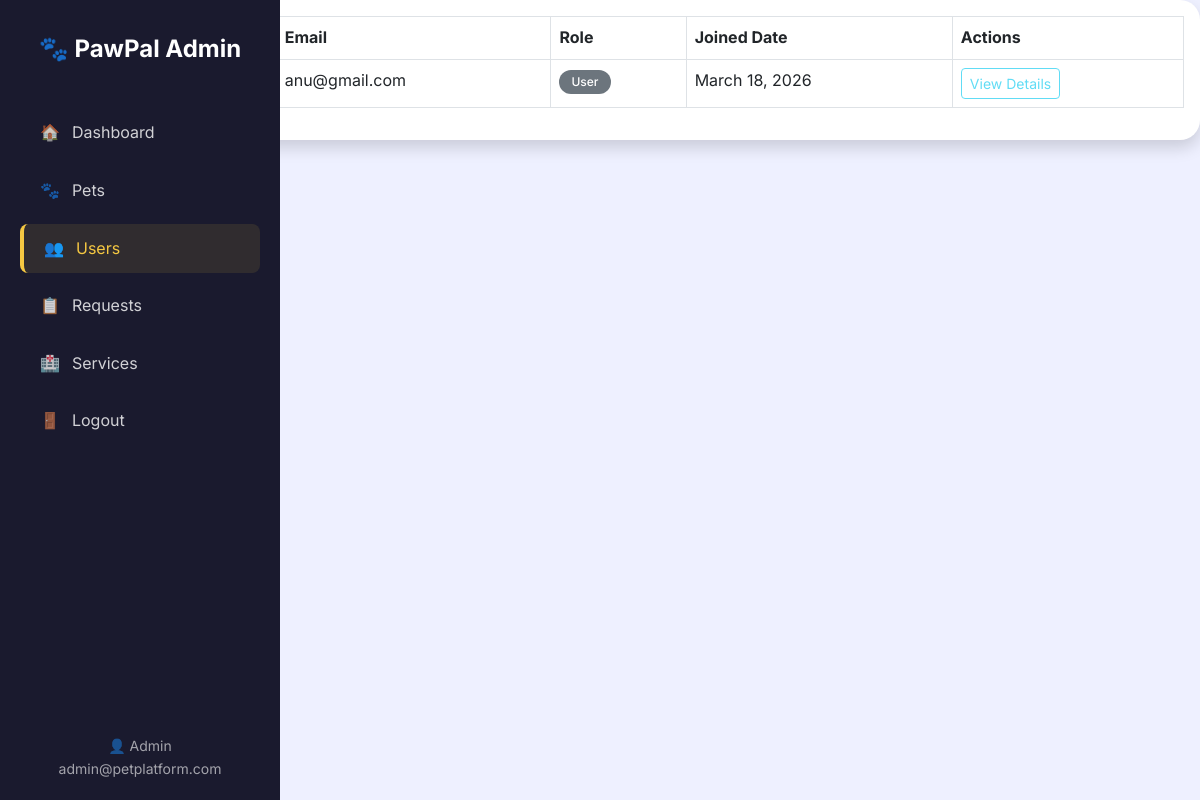
The app's page /admin/users (signed in) with its own data.
### app/models.py (models this page shows, shortened)
class User(UserMixin, db.Model):
    id = db.Column(db.Integer, primary_key=True)
    name = db.Column(db.String(100), nullable=False)
    email = db.Column(db.String(120), unique=True, nullable=False)
    password_hash = db.Column(db.String(200), nullable=False)
    role = db.Column(db.String(20), default='user')
    created_at = db.Column(db.DateTime, default=datetime.utcnow)
    adoption_requests = db.relationship('AdoptionRequest', backref='user', lazy=True)

### app/routes/admin.py (the view)
@admin.route('/users')
@login_required
@admin_required
def users():
    users = User.query.filter_by(role='user').all()
    return render_template('admin/users.html', users=users)

### app/__init__.py (called while the page is built)
@login_manager.user_loader
def load_user(user_id):
    from app.models import User
    return User.query.get(int(user_id))

### app/routes/admin.py (called while the page is built)
def admin_required(f):
    @wraps(f)
    def decorated_function(*args, **kwargs):
        if not current_user.is_authenticated or current_user.role != 'admin':
            flash('Admin access required', 'error')
            return redirect(url_for('auth.login'))
        return f(*args, **kwargs)
    return decorated_function

### app/templates/admin/users.html (shortened to what this page needs)
{% extends "admin/base.html" %}
{% block content %}
<div class="card shadow">
    <div class="card-body">
        <div class="table-responsive">
            <table class="table table-bordered">
                <thead>
                    <tr>
                        <th>ID</th>
                        <th>Name</th>
                        <th>Email</th>
                        <th>Role</th>
                        <th>Joined Date</th>
                        <th>Actions</th>
                    </tr>
                </thead>
                <tbody>
                    {% for user in users %}
                    <tr>
                        <td>{{ user.id }}</td>
                        <td>{{ user.name }}</td>
                        <td>{{ user.email }}</td>
                        <td>
                            <span class="badge bg-{{ 'primary' if user.role == 'admin' else 'secondary' }}">
                                {{ user.role.capitalize() }}
                            </span>
                        </td>
                        <td>{{ user.created_at.strftime('%B %d, %Y') }}</td>
                        <td>
                            <button class="btn btn-sm btn-outline-info" disabled>View Details</button>
                        </td>
                    </tr>
                    {% else %}
                    <tr>
                        <td colspan="6" class="text-center">No users found</td>
                    </tr>
                    {% endfor %}
                </tbody>
            </table>
        </div>
    </div>
</div>
{% endblock %}

### app/templates/admin/base.html (shortened to what this page needs)
<!DOCTYPE html>
<html lang="en">
<head>
    <link href="https://cdn.jsdelivr.net/npm/bootstrap@5.3.0/dist/css/bootstrap.min.css" rel="stylesheet">
</head>
<body>
    <div class="admin-sidebar">
        <div class="logo">🐾 PawPal Admin</div>
        <nav class="nav flex-column">
            <a href="{{ url_for('admin.dashboard') }}" class="nav-link {% if request.endpoint == 'admin.dashboard' %}active{% endif %}">
                <span>🏠</span> Dashboard
            </a>
            <a href="{{ url_for('admin.pets') }}" class="nav-link {% if request.endpoint == 'admin.pets' %}active{% endif %}">
                <span>🐾</span> Pets
            </a>
            <a href="{{ url_for('admin.users') }}" class="nav-link {% if request.endpoint == 'admin.users' %}active{% endif %}">
                <span>👥</span> Users
            </a>
            <a href="{{ url_for('admin.requests') }}" class="nav-link {% if request.endpoint == 'admin.requests' %}active{% endif %}">
                <span>📋</span> Requests
            </a>
            <a href="{{ url_for('admin.services') }}" class="nav-link {% if request.endpoint == 'admin.services' %}active{% endif %}">
                <span>🏥</span> Services
            </a>
            <a href="{{ url_for('auth.logout') }}" class="nav-link">
                <span>🚪</span> Logout
            </a>
        </nav>
        <div class="admin-footer">
            <div>👤 {{ current_user.name }}</div>
            <div>{{ current_user.email }}</div>
        </div>
    </div>
    {% block content %}{% endblock %}
</body>
</html>

### app/templates/admin/base.html (style rules this page uses)
:root { --bg-color: #EEF0FF; --primary-color: #F5C842; --primary-hover: #E5B832; --card-bg: #FFFFFF; --navbar-bg: #FFFFFF; --text-primary: #1A1A2E; --text-secondary: #6B7280; --border-color: #E5E7EB; --footer-bg: #1A1A2E; --sidebar-bg: #1A1A2E; }
body { font-family: 'Inter', sans-serif; background-color: var(--bg-color); color: var(--text-primary); font-size: 16px; line-height: 1.6; margin: 0; padding: 0; }
.admin-sidebar { background-color: var(--sidebar-bg); min-height: 100vh; position: fixed; left: 0; top: 0; width: 280px; padding: 30px 20px; z-index: 1000; }
.admin-sidebar .logo { color: white; font-size: 24px; font-weight: 700; margin-bottom: 40px; text-align: center; }
.admin-sidebar .nav-link { color: rgba(255,255,255,0.8); padding: 12px 20px; border-radius: 8px; margin-bottom: 8px; transition: all 0.3s ease; text-decoration: none; display: flex; align-items: center; }
.admin-sidebar .nav-link:hover, .admin-sidebar .nav-link.active { background-color: rgba(245, 200, 66, 0.1); color: var(--primary-color); border-left: 4px solid var(--primary-color); }
.admin-sidebar .nav-link span { margin-right: 12px; }
.admin-footer { position: absolute; bottom: 20px; left: 20px; right: 20px; color: rgba(255,255,255,0.6); font-size: 14px; text-align: center; }
.card { background-color: var(--card-bg); border: none; border-radius: 20px; box-shadow: 0 2px 12px rgba(0,0,0,0.06); transition: transform 0.3s ease, box-shadow 0.3s ease; }
.badge { padding: 6px 12px; border-radius: 20px; font-weight: 500; font-size: 12px; }

### records on screen
User: name "Admin", email "admin@petplatform.com"
User: email "anu@gmail.com", role "User", created_at "March 18, 2026"
